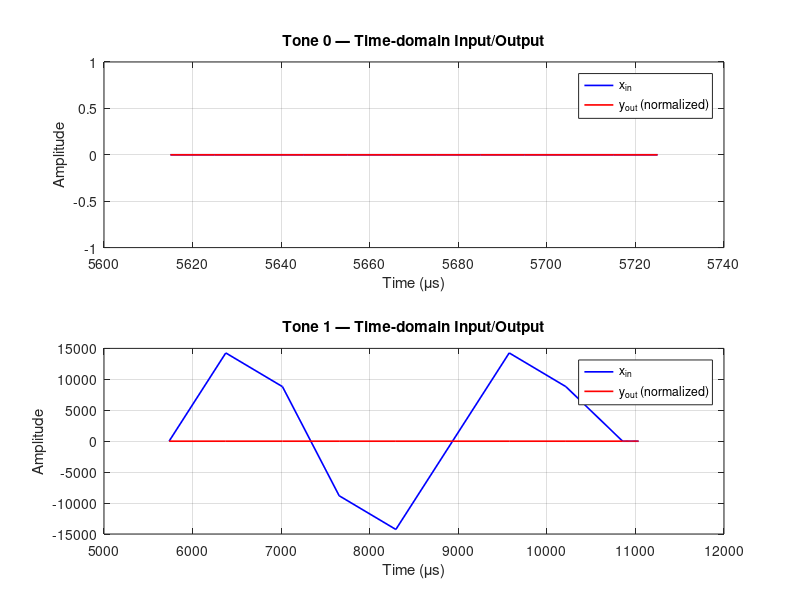

Reproduce this figure in MATLAB. (Note: this script raises an error after producing the figure.)
%% ===============================================================
%  FIR Filter Simulation Analysis
%  For serial FIR testbench log with columns:
%     tone_idx , time_ns , x_in , y_out
%  ===============================================================
clc; clear; close all;

%% === Step 1: Load or manually paste data ===
% If you have a CSV file, use this:
% data = readmatrix('fir_multitone_output.csv');

% Otherwise, paste your console data here:
data = [
% tone_idx , time_ns , x_in , y_out
0,5615000,0,0;
0,5625000,0,0;
0,5635000,0,0;
0,5645000,0,0;
0,5655000,0,0;
0,5665000,0,0;
0,5675000,0,0;
0,5685000,0,0;
0,5695000,0,0;
0,5705000,0,0;
0,5715000,0,0;
0,5725000,0,0;
1,5735000,0,0;
1,6375000,14265,6191030097;
1,7015000,8816,6191030097;
1,7655000,-8816,8609620428;
1,8295000,-14265,9042918854;
1,8935000,0,8609620428;
1,9575000,14265,6191030097;
1,10215000,8816,6191030097;
1,10855000,0,8609620428;
1,10865000,0,8753385350;
1,10875000,0,4746155039;
1,10885000,0,9085489104;
1,10895000,0,5341987391;
1,10905000,0,5606897902;
1,10915000,0,1343829899;
1,10925000,0,5395967338;
1,10935000,0,1650014954;
1,10945000,0,2235172157;
1,10955000,0,2494960658;
1,10965000,0,1902104537;
1,10975000,0,940693212;
1,10985000,0,4615816589;
1,10995000,0,575947897;
1,11005000,0,370745007;
1,11015000,0,996208;
1,11025000,0,3968041202;
1,11035000,0,0
];

tone_idx = data(:,1);
time_ns  = data(:,2);
x_in     = data(:,3);
y_out    = data(:,4);

%% === Step 2: Basic info ===
tones = unique(tone_idx);
num_tones = numel(tones);

fprintf('Loaded %d tones with %d samples total.\n', num_tones, numel(x_in));

%% === Step 3: Plot time-domain for each tone ===
figure('Color','w');
for k = 1:num_tones
    idx = (tone_idx == tones(k));
    subplot(num_tones,1,k);
    plot(time_ns(idx)*1e-3, x_in(idx), 'b','LineWidth',1.2); hold on;
    plot(time_ns(idx)*1e-3, y_out(idx)/max(abs(y_out)), 'r','LineWidth',1.2);
    xlabel('Time (\mus)');
    ylabel('Amplitude');
    title(sprintf('Tone %d — Time-domain Input/Output', tones(k)));
    legend('x_{in}','y_{out} (normalized)');
    grid on;
end
sgtitle('FIR Filter Time-Domain Responses');

%% === Step 4: Compute gain for each tone ===
amp_in  = zeros(num_tones,1);
amp_out = zeros(num_tones,1);

for k = 1:num_tones
    idx = (tone_idx == tones(k));
    % skip zeros at start
    valid_idx = find(abs(x_in(idx)) > 0, 1):numel(find(idx));
    if isempty(valid_idx)
        amp_in(k)  = 0;
        amp_out(k) = 0;
    else
        amp_in(k)  = max(abs(x_in(idx)));
        amp_out(k) = max(abs(y_out(idx)));
    end
end

gain_db = 20*log10(amp_out ./ max(amp_in));
freqs_norm = linspace(0,1,num_tones);   % normalized frequency range

%% === Step 5: Plot frequency response ===
figure('Color','w');
plot(freqs_norm*pi, gain_db, 'b-o','LineWidth',1.5);
xlabel('Normalized Frequency (\times \pi rad/sample)');
ylabel('Magnitude (dB)');
title('FIR Filter Frequency Response (from Simulation)');
ylim([-40 100]);
xlim([0 1.05*pi]);
grid on;
